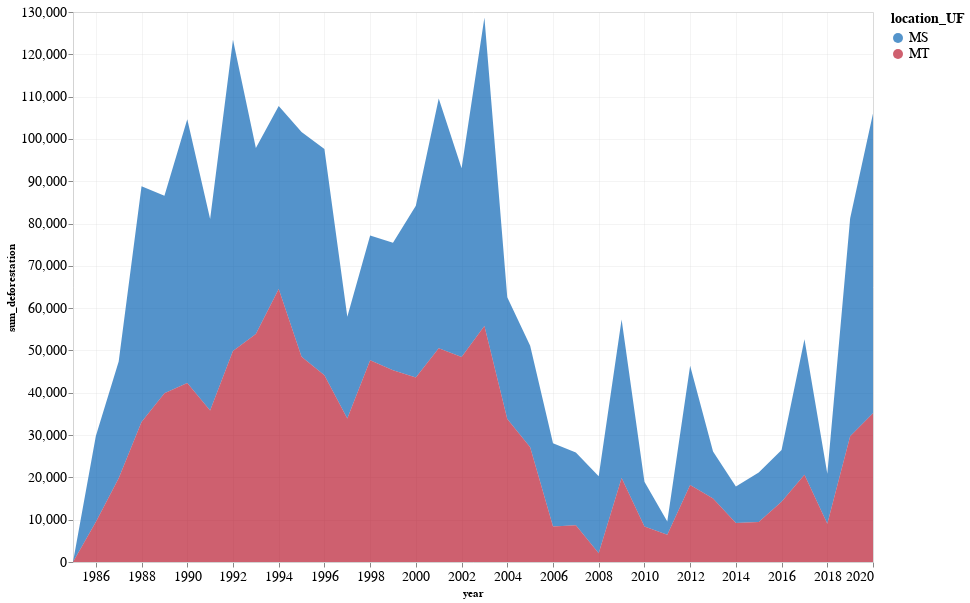

This figure's notebook cell:
### Code cell
qntd_deforestation_chart = alt.Chart(pantanal_deforestation_df).mark_area(opacity=0.7).encode(
    x='year:T',
    y='sum_deforestation:Q',
    color='location_UF',
#     opacity='location_UF:O'
).transform_aggregate(
    sum_deforestation='sum(deforestation_ha)',
    groupby=[
        "year", 
#         "location",
        "location_UF"
    ]
)

(qntd_deforestation_chart).properties(
    width=800,
    height=550
)

### Figure 1 — Vega-Lite specification as saved in the notebook (floating-point values rounded to 4 significant figures; data arrays with more than 128 entries replaced by an {"elided": "..."} marker saying what was removed)
{"config": {"view": {"width": 533.3, "height": 300.0, "fill": "white"}, "title": {"align": "left", "anchor": "start", "frame": "group", "font": "Helvetica Neue", "fontSize": 18, "dy": -2, "subtitleFont": "Helvetica Neue", "subtitleFontSize": 14, "fontWeight": "normal"}, "axis": {"domainColor": "lightGrey", "gridColor": "lightGrey", "gridWidth": 0.25, "titleFont": "Helvetica Neue", "titleFontSize": 11, "labelFont": "Helvetica Neue", "labelFontSize": 14}, "legend": {"layout": {"anchor": "start"}, "labelLimit": 0, "titleFontSize": 14, "titleFont": "Helvetica Neue", "labelFontSize": 14, "labelFont": "Helvetica Neue"}, "header": {"title": null, "titleFont": "Helvetica Neue", "labelFont": "Helvetica Neue", "labelFontSize": 14, "labelPadding": 2}, "range": {"category": ["#0C66B5", "#BA1D32", "#0F8E40", "#E56F20", "#862BAF", "#626D69", "#ED5087", "#3DB9E2", "#51DB63", "#E26868", "#FFB270", "#B37CEA", "#A8A1A4", "#FF87CD"]}}, "data": {"name": "data-b85e0fa748aad6e78a06a5682abd58bc"}, "mark": {"type": "area", "opacity": 0.7}, "encoding": {"color": {"field": "location_UF", "type": "nominal"}, "x": {"field": "year", "type": "temporal"}, "y": {"field": "sum_deforestation", "type": "quantitative"}}, "height": 550, "transform": [{"aggregate": [{"op": "sum", "field": "deforestation_ha", "as": "sum_deforestation"}], "groupby": ["year", "location_UF"]}], "width": 800, "$schema": "https://vega.github.io/schema/vega-lite/v4.17.0.json", "datasets": {"data-b85e0fa748aad6e78a06a5682abd58bc": {"elided": "576 records"}}}
